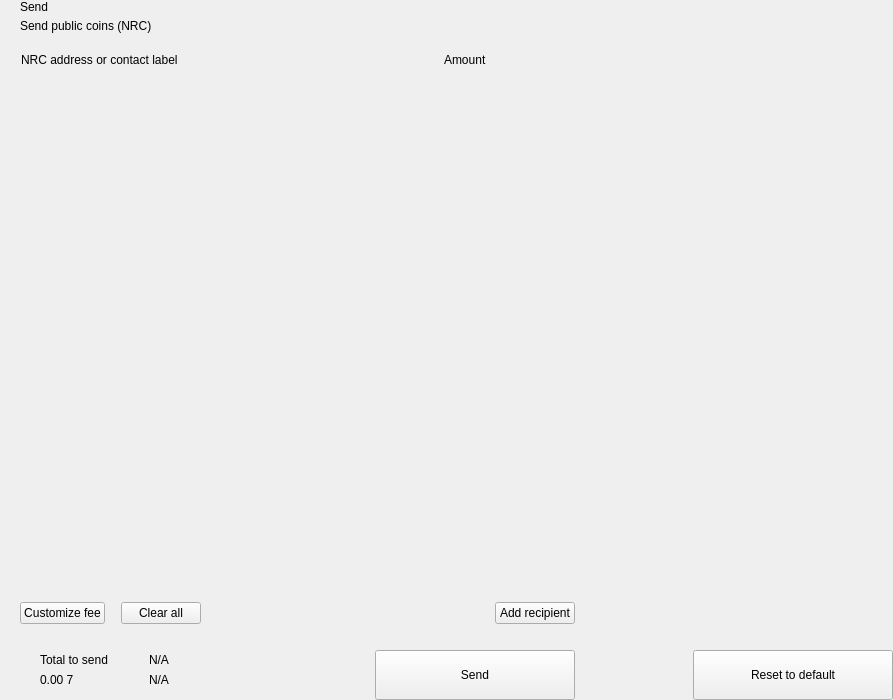
<?xml version="1.0" encoding="UTF-8"?>
<ui version="4.0">
 <class>send</class>
 <widget class="QWidget" name="send">
  <property name="geometry">
   <rect>
    <x>0</x>
    <y>0</y>
    <width>893</width>
    <height>700</height>
   </rect>
  </property>
  <property name="windowTitle">
   <string>Form</string>
  </property>
  <layout class="QHBoxLayout" name="horizontalLayout_2" stretch="2,1">
   <property name="spacing">
    <number>0</number>
   </property>
   <property name="leftMargin">
    <number>0</number>
   </property>
   <property name="topMargin">
    <number>0</number>
   </property>
   <property name="rightMargin">
    <number>0</number>
   </property>
   <property name="bottomMargin">
    <number>0</number>
   </property>
   <item>
    <widget class="QWidget" name="left" native="true">
     <layout class="QVBoxLayout" name="verticalLayout_3">
      <property name="spacing">
       <number>0</number>
      </property>
      <property name="leftMargin">
       <number>0</number>
      </property>
      <property name="topMargin">
       <number>0</number>
      </property>
      <property name="rightMargin">
       <number>0</number>
      </property>
      <property name="bottomMargin">
       <number>0</number>
      </property>
      <item>
       <layout class="QVBoxLayout" name="verticalLayout_22" stretch="0,0,0,1,0,0,0,0">
        <property name="spacing">
         <number>0</number>
        </property>
        <item>
         <layout class="QHBoxLayout" name="horizontalLayout_3">
          <property name="spacing">
           <number>0</number>
          </property>
          <property name="leftMargin">
           <number>20</number>
          </property>
          <property name="rightMargin">
           <number>20</number>
          </property>
          <item>
           <layout class="QVBoxLayout" name="verticalLayout">
            <property name="spacing">
             <number>5</number>
            </property>
            <item>
             <widget class="QLabel" name="labelTitle">
              <property name="text">
               <string>Send</string>
              </property>
              <property name="alignment">
               <set>Qt::AlignLeading|Qt::AlignLeft|Qt::AlignVCenter</set>
              </property>
             </widget>
            </item>
            <item>
             <widget class="QLabel" name="labelSubtitle1">
              <property name="text">
               <string>Send public coins (NRC)</string>
              </property>
             </widget>
            </item>
           </layout>
          </item>
          <item>
           <spacer name="horizontalSpacer">
            <property name="orientation">
             <enum>Qt::Horizontal</enum>
            </property>
            <property name="sizeHint" stdset="0">
             <size>
              <width>40</width>
              <height>20</height>
             </size>
            </property>
           </spacer>
          </item>
         </layout>
        </item>
        <item>
         <spacer name="verticalSpacer_2">
          <property name="orientation">
           <enum>Qt::Vertical</enum>
          </property>
          <property name="sizeType">
           <enum>QSizePolicy::Fixed</enum>
          </property>
          <property name="sizeHint" stdset="0">
           <size>
            <width>20</width>
            <height>20</height>
           </size>
          </property>
         </spacer>
        </item>
        <item>
         <layout class="QHBoxLayout" name="horizontalLayout" stretch="6,0,2">
          <property name="spacing">
           <number>0</number>
          </property>
          <property name="leftMargin">
           <number>10</number>
          </property>
          <property name="topMargin">
           <number>0</number>
          </property>
          <property name="rightMargin">
           <number>20</number>
          </property>
          <property name="bottomMargin">
           <number>0</number>
          </property>
          <item>
           <widget class="QLabel" name="labelSubtitleAddress">
            <property name="styleSheet">
             <string notr="true">margin-left:8px;</string>
            </property>
            <property name="text">
             <string>NRC address or contact label</string>
            </property>
           </widget>
          </item>
          <item>
           <spacer name="horizontalSpacer_3">
            <property name="orientation">
             <enum>Qt::Horizontal</enum>
            </property>
            <property name="sizeType">
             <enum>QSizePolicy::Fixed</enum>
            </property>
            <property name="sizeHint" stdset="0">
             <size>
              <width>40</width>
              <height>1</height>
             </size>
            </property>
           </spacer>
          </item>
          <item>
           <widget class="QLabel" name="labelSubtitleAmount">
            <property name="text">
             <string>Amount</string>
            </property>
           </widget>
          </item>
         </layout>
        </item>
        <item>
         <widget class="QScrollArea" name="scrollArea">
          <property name="minimumSize">
           <size>
            <width>0</width>
            <height>350</height>
           </size>
          </property>
          <property name="styleSheet">
           <string notr="true">#scrollArea {
            background:transparent;
            margin-top:10px;
}</string>
          </property>
          <property name="horizontalScrollBarPolicy">
           <enum>Qt::ScrollBarAlwaysOff</enum>
          </property>
          <property name="sizeAdjustPolicy">
           <enum>QAbstractScrollArea::AdjustIgnored</enum>
          </property>
          <property name="widgetResizable">
           <bool>true</bool>
          </property>
          <property name="alignment">
           <set>Qt::AlignLeading|Qt::AlignLeft|Qt::AlignTop</set>
          </property>
          <widget class="QWidget" name="scrollAreaWidgetContents">
           <property name="geometry">
            <rect>
             <x>0</x>
             <y>0</y>
             <width>591</width>
             <height>16</height>
            </rect>
           </property>
           <property name="sizePolicy">
            <sizepolicy hsizetype="Preferred" vsizetype="Maximum">
             <horstretch>0</horstretch>
             <verstretch>0</verstretch>
            </sizepolicy>
           </property>
           <property name="autoFillBackground">
            <bool>false</bool>
           </property>
           <property name="styleSheet">
            <string notr="true">#scrollAreaWidgetContents {
             background:transparent;
             }</string>
           </property>
           <layout class="QVBoxLayout" name="verticalLayout_7">
            <property name="spacing">
             <number>0</number>
            </property>
            <property name="sizeConstraint">
             <enum>QLayout::SetDefaultConstraint</enum>
            </property>
            <property name="leftMargin">
             <number>0</number>
            </property>
            <property name="topMargin">
             <number>0</number>
            </property>
            <property name="rightMargin">
             <number>0</number>
            </property>
            <property name="bottomMargin">
             <number>0</number>
            </property>
           </layout>
          </widget>
         </widget>
        </item>
        <item>
         <spacer name="verticalSpacer_4">
          <property name="orientation">
           <enum>Qt::Vertical</enum>
          </property>
          <property name="sizeType">
           <enum>QSizePolicy::Fixed</enum>
          </property>
          <property name="sizeHint" stdset="0">
           <size>
            <width>20</width>
            <height>20</height>
           </size>
          </property>
         </spacer>
        </item>
        <item>
         <layout class="QHBoxLayout" name="horizontalLayout_20">
          <property name="spacing">
           <number>6</number>
          </property>
          <property name="leftMargin">
           <number>20</number>
          </property>
          <property name="rightMargin">
           <number>20</number>
          </property>
          <item>
           <widget class="QPushButton" name="pushButtonFee">
            <property name="focusPolicy">
             <enum>Qt::NoFocus</enum>
            </property>
            <property name="text">
             <string>Customize fee</string>
            </property>
           </widget>
          </item>
          <item>
           <spacer name="horizontalSpacer_11">
            <property name="orientation">
             <enum>Qt::Horizontal</enum>
            </property>
            <property name="sizeType">
             <enum>QSizePolicy::Minimum</enum>
            </property>
            <property name="sizeHint" stdset="0">
             <size>
              <width>10</width>
              <height>20</height>
             </size>
            </property>
           </spacer>
          </item>
          <item>
           <widget class="QPushButton" name="pushButtonClear">
            <property name="focusPolicy">
             <enum>Qt::NoFocus</enum>
            </property>
            <property name="layoutDirection">
             <enum>Qt::RightToLeft</enum>
            </property>
            <property name="text">
             <string>Clear all</string>
            </property>
           </widget>
          </item>
          <item>
           <spacer name="horizontalSpacer_2">
            <property name="orientation">
             <enum>Qt::Horizontal</enum>
            </property>
            <property name="sizeHint" stdset="0">
             <size>
              <width>40</width>
              <height>20</height>
             </size>
            </property>
           </spacer>
          </item>
          <item>
           <widget class="QPushButton" name="pushButtonAddRecipient">
            <property name="focusPolicy">
             <enum>Qt::NoFocus</enum>
            </property>
            <property name="text">
             <string>Add recipient</string>
            </property>
           </widget>
          </item>
         </layout>
        </item>
        <item>
         <spacer name="verticalSpacer">
          <property name="orientation">
           <enum>Qt::Vertical</enum>
          </property>
          <property name="sizeType">
           <enum>QSizePolicy::Fixed</enum>
          </property>
          <property name="sizeHint" stdset="0">
           <size>
            <width>20</width>
            <height>16</height>
           </size>
          </property>
         </spacer>
        </item>
        <item>
         <layout class="QHBoxLayout" name="horizontalLayout_7">
          <property name="rightMargin">
           <number>20</number>
          </property>
          <item>
           <layout class="QHBoxLayout" name="horizontalLayout_10">
            <property name="spacing">
             <number>0</number>
            </property>
            <property name="leftMargin">
             <number>8</number>
            </property>
            <item>
             <widget class="QStackedWidget" name="stackedWidget">
              <property name="minimumSize">
               <size>
                <width>0</width>
                <height>60</height>
               </size>
              </property>
              <property name="maximumSize">
               <size>
                <width>16777215</width>
                <height>60</height>
               </size>
              </property>
              <widget class="QWidget" name="page1">
               <layout class="QVBoxLayout" name="verticalLayout_71" stretch="0">
                <property name="spacing">
                 <number>6</number>
                </property>
                <property name="leftMargin">
                 <number>12</number>
                </property>
                <property name="topMargin">
                 <number>0</number>
                </property>
                <property name="rightMargin">
                 <number>0</number>
                </property>
                <property name="bottomMargin">
                 <number>0</number>
                </property>
                <item>
                 <widget class="QWidget" name="coinWidget" native="true">
                  <property name="minimumSize">
                   <size>
                    <width>0</width>
                    <height>60</height>
                   </size>
                  </property>
                  <property name="maximumSize">
                   <size>
                    <width>16777215</width>
                    <height>60</height>
                   </size>
                  </property>
                  <layout class="QHBoxLayout" name="horizontalLayout_9">
                   <property name="spacing">
                    <number>0</number>
                   </property>
                   <property name="leftMargin">
                    <number>20</number>
                   </property>
                   <property name="topMargin">
                    <number>10</number>
                   </property>
                   <property name="rightMargin">
                    <number>20</number>
                   </property>
                   <property name="bottomMargin">
                    <number>10</number>
                   </property>
                   <item>
                    <layout class="QVBoxLayout" name="verticalSend">
                     <property name="spacing">
                      <number>0</number>
                     </property>
                     <item>
                      <widget class="QLabel" name="labelTitleTotalSend">
                       <property name="text">
                        <string>Total to send</string>
                       </property>
                      </widget>
                     </item>
                     <item>
                      <widget class="QLabel" name="labelAmountSend">
                       <property name="text">
                        <string notr="true">0.00 7</string>
                       </property>
                      </widget>
                     </item>
                    </layout>
                   </item>
                   <item>
                    <spacer name="horizontalSpacer_9">
                     <property name="orientation">
                      <enum>Qt::Horizontal</enum>
                     </property>
                     <property name="sizeType">
                      <enum>QSizePolicy::Fixed</enum>
                     </property>
                     <property name="sizeHint" stdset="0">
                      <size>
                       <width>20</width>
                       <height>20</height>
                      </size>
                     </property>
                    </spacer>
                   </item>
                   <item>
                    <widget class="QLabel" name="labelLine">
                     <property name="minimumSize">
                      <size>
                       <width>1</width>
                       <height>0</height>
                      </size>
                     </property>
                     <property name="maximumSize">
                      <size>
                       <width>1</width>
                       <height>16777215</height>
                      </size>
                     </property>
                     <property name="text">
                      <string/>
                     </property>
                    </widget>
                   </item>
                   <item>
                    <spacer name="horizontalSpacer_10">
                     <property name="orientation">
                      <enum>Qt::Horizontal</enum>
                     </property>
                     <property name="sizeType">
                      <enum>QSizePolicy::Fixed</enum>
                     </property>
                     <property name="sizeHint" stdset="0">
                      <size>
                       <width>20</width>
                       <height>20</height>
                      </size>
                     </property>
                    </spacer>
                   </item>
                   <item>
                    <layout class="QVBoxLayout" name="verticalRemaining">
                     <property name="spacing">
                      <number>0</number>
                     </property>
                     <item>
                      <widget class="QLabel" name="labelTitleTotalRemaining">
                       <property name="text">
                        <string notr="true">N/A</string>
                       </property>
                      </widget>
                     </item>
                     <item>
                      <widget class="QLabel" name="labelAmountRemaining">
                       <property name="text">
                        <string notr="true">N/A</string>
                       </property>
                      </widget>
                     </item>
                    </layout>
                   </item>
                  </layout>
                 </widget>
                </item>
               </layout>
              </widget>
              <widget class="QWidget" name="page_2"/>
             </widget>
            </item>
           </layout>
          </item>
          <item>
           <spacer name="horizontalSpacer_5">
            <property name="orientation">
             <enum>Qt::Horizontal</enum>
            </property>
            <property name="sizeType">
             <enum>QSizePolicy::Expanding</enum>
            </property>
            <property name="sizeHint" stdset="0">
             <size>
              <width>40</width>
              <height>20</height>
             </size>
            </property>
           </spacer>
          </item>
          <item alignment="Qt::AlignBottom">
           <widget class="QPushButton" name="pushButtonSave">
            <property name="minimumSize">
             <size>
              <width>200</width>
              <height>50</height>
             </size>
            </property>
            <property name="maximumSize">
             <size>
              <width>200</width>
              <height>50</height>
             </size>
            </property>
            <property name="focusPolicy">
             <enum>Qt::NoFocus</enum>
            </property>
            <property name="text">
             <string>Send</string>
            </property>
           </widget>
          </item>
         </layout>
        </item>
       </layout>
      </item>
     </layout>
    </widget>
   </item>
   <item>
    <widget class="QWidget" name="right" native="true">
     <layout class="QVBoxLayout" name="verticalLayout_5">
      <property name="leftMargin">
       <number>0</number>
      </property>
      <property name="topMargin">
       <number>0</number>
      </property>
      <property name="rightMargin">
       <number>0</number>
      </property>
      <property name="bottomMargin">
       <number>0</number>
      </property>
      <item>
       <layout class="QVBoxLayout" name="verticalLayout_4">
        <property name="spacing">
         <number>6</number>
        </property>
        <item>
         <widget class="OptionButton" name="btnCoinControl" native="true">
          <property name="minimumSize">
           <size>
            <width>0</width>
            <height>50</height>
           </size>
          </property>
         </widget>
        </item>
        <item>
         <widget class="OptionButton" name="btnChangeAddress" native="true">
          <property name="minimumSize">
           <size>
            <width>0</width>
            <height>50</height>
           </size>
          </property>
         </widget>
        </item>
        <item>
         <widget class="OptionButton" name="btnUri" native="true">
          <property name="minimumSize">
           <size>
            <width>0</width>
            <height>50</height>
           </size>
          </property>
         </widget>
        </item>
        <item>
         <spacer name="verticalSpacer_5">
          <property name="orientation">
           <enum>Qt::Vertical</enum>
          </property>
          <property name="sizeHint" stdset="0">
           <size>
            <width>20</width>
            <height>40</height>
           </size>
          </property>
         </spacer>
        </item>
        <item>
         <layout class="QHBoxLayout" name="horizontalLayout_8">
          <item>
           <spacer name="horizontalSpacer_7">
            <property name="orientation">
             <enum>Qt::Horizontal</enum>
            </property>
            <property name="sizeHint" stdset="0">
             <size>
              <width>40</width>
              <height>20</height>
             </size>
            </property>
           </spacer>
          </item>
          <item>
           <widget class="QPushButton" name="pushButtonReset">
            <property name="minimumSize">
             <size>
              <width>200</width>
              <height>50</height>
             </size>
            </property>
            <property name="maximumSize">
             <size>
              <width>200</width>
              <height>50</height>
             </size>
            </property>
            <property name="focusPolicy">
             <enum>Qt::NoFocus</enum>
            </property>
            <property name="text">
             <string>Reset to default</string>
            </property>
           </widget>
          </item>
         </layout>
        </item>
       </layout>
      </item>
     </layout>
    </widget>
   </item>
  </layout>
 </widget>
 <customwidgets>
  <customwidget>
   <class>OptionButton</class>
   <extends>QWidget</extends>
   <header>qt/pivx/optionbutton.h</header>
   <container>1</container>
  </customwidget>
 </customwidgets>
 <resources/>
 <connections/>
</ui>
